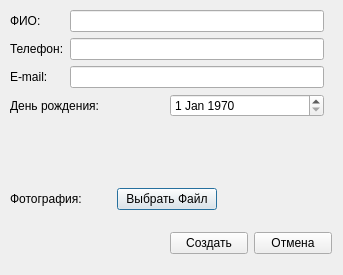
<?xml version="1.0" encoding="UTF-8"?>
<ui version="4.0">
 <class>Create</class>
 <widget class="QDialog" name="Create">
  <property name="geometry">
   <rect>
    <x>0</x>
    <y>0</y>
    <width>343</width>
    <height>275</height>
   </rect>
  </property>
  <property name="windowTitle">
   <string>Dialog</string>
  </property>
  <widget class="QWidget" name="layoutWidget">
   <property name="geometry">
    <rect>
     <x>10</x>
     <y>10</y>
     <width>314</width>
     <height>265</height>
    </rect>
   </property>
   <layout class="QVBoxLayout" name="verticalLayout">
    <item>
     <layout class="QHBoxLayout" name="horizontalLayout_5">
      <item>
       <widget class="QLabel" name="fio">
        <property name="text">
         <string>ФИО:       </string>
        </property>
       </widget>
      </item>
      <item>
       <widget class="QLineEdit" name="txtFIO">
        <property name="maxLength">
         <number>50</number>
        </property>
       </widget>
      </item>
     </layout>
    </item>
    <item>
     <layout class="QHBoxLayout" name="horizontalLayout_4">
      <item>
       <widget class="QLabel" name="txtPhone2">
        <property name="text">
         <string>Телефон:</string>
        </property>
       </widget>
      </item>
      <item>
       <widget class="QLineEdit" name="txtPhone">
        <property name="maxLength">
         <number>50</number>
        </property>
       </widget>
      </item>
     </layout>
    </item>
    <item>
     <layout class="QHBoxLayout" name="horizontalLayout_3">
      <item>
       <widget class="QLabel" name="email">
        <property name="text">
         <string>E-mail:     </string>
        </property>
       </widget>
      </item>
      <item>
       <widget class="QLineEdit" name="txtEmail">
        <property name="maxLength">
         <number>50</number>
        </property>
       </widget>
      </item>
     </layout>
    </item>
    <item>
     <layout class="QHBoxLayout" name="horizontalLayout_2">
      <item>
       <widget class="QLabel" name="label">
        <property name="text">
         <string>День рождения:</string>
        </property>
       </widget>
      </item>
      <item>
       <widget class="QDateEdit" name="dateEdit">
        <property name="dateTime">
         <datetime>
          <hour>0</hour>
          <minute>0</minute>
          <second>0</second>
          <year>1970</year>
          <month>1</month>
          <day>1</day>
         </datetime>
        </property>
        <property name="minimumDate">
         <date>
          <year>1900</year>
          <month>1</month>
          <day>1</day>
         </date>
        </property>
       </widget>
      </item>
     </layout>
    </item>
    <item>
     <layout class="QHBoxLayout" name="horizontalLayout">
      <item>
       <widget class="QLabel" name="label_2">
        <property name="text">
         <string>Фотография:</string>
        </property>
       </widget>
      </item>
      <item>
       <widget class="QPushButton" name="pushButton">
        <property name="text">
         <string>Выбрать Файл</string>
        </property>
       </widget>
      </item>
      <item>
       <widget class="QLabel" name="lblphoto">
        <property name="text">
         <string>&lt;html&gt;&lt;head/&gt;&lt;body&gt;&lt;p&gt;&lt;br/&gt;&lt;/p&gt;&lt;/body&gt;&lt;/html&gt;</string>
        </property>
       </widget>
      </item>
     </layout>
    </item>
   </layout>
  </widget>
  <widget class="QWidget" name="layoutWidget">
   <property name="geometry">
    <rect>
     <x>170</x>
     <y>230</y>
     <width>162</width>
     <height>27</height>
    </rect>
   </property>
   <layout class="QHBoxLayout" name="horizontalLayout_6">
    <item>
     <widget class="QPushButton" name="create">
      <property name="text">
       <string>Создать</string>
      </property>
     </widget>
    </item>
    <item>
     <widget class="QPushButton" name="cancel">
      <property name="text">
       <string>Отмена</string>
      </property>
     </widget>
    </item>
   </layout>
  </widget>
 </widget>
 <resources/>
 <connections/>
</ui>
